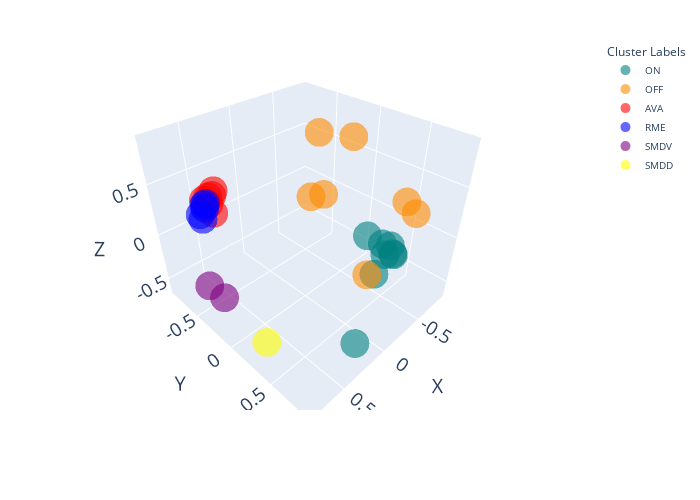

This figure's notebook cell:
### Code cell
fig = px.scatter_3d(
    data_frame=hyperbolic_df, 
    x='x', 
    y='y', 
    z='z', 
    color='cluster labels', 
    # text='cluster labels',  # assuming 'labels' column contains the point labels
    # title='ON and OFF Neurons',
    labels={'x': 'X', 'y': 'Y', 'z': 'Z'},
    color_discrete_map={'ON': 'teal', 'OFF': '#FF8C00', 'AVA': 'red', 'RME': 'blue', 'SMDV': 'purple', 'SMDD': 'yellow'}
)

fig.update_layout(
    scene=dict(
        xaxis=dict(
            tickvals=[-1, -0.5, 0, 0.5, 1],
            ticktext=['-1', '-0.5', '0', '0.5', '1'],
            title=dict(text='X', font=dict(size=20)),
            tickfont=dict(size=15)
        ),
        yaxis=dict(
            tickvals=[-1, -0.5, 0, 0.5, 1],
            ticktext=['-1', '-0.5', '0', '0.5', '1'],
            title=dict(text='Y ', font=dict(size=20)),
            tickfont=dict(size=15)
            
        ),
        zaxis=dict(
            tickvals=[-1, -0.5, 0, 0.5, 1],
            ticktext=['-1', '-0.5', '0', '0.5', '1'],
            title=dict(text='Z ', font=dict(size=20)),
            tickfont=dict(size=15)
            
        )
    ),
    legend=dict(
        title=dict(text='Cluster Labels', font=dict(size=12)),
        font=dict(size=10)
    # ),
    # title=dict(
    #     text='ON and OFF Neurons',
    #     font=dict(size=15)
    ),
    margin=dict(l=20, r=20, b=90, t=40),
    autosize=True,
    width=700,
    height=500
)

# Customize marker size and opacity for better visualization
fig.update_traces(marker=dict(size=10, opacity=0.6))




fig.show()

### Figure 1 — Plotly figure (JSON) as saved in the notebook; plotly's stock layout.template omitted (floating-point values rounded to 4 significant figures)
{"data": [{"hovertemplate": "cluster labels=ON<br>X=%{x}<br>Y=%{y}<br>Z=%{z}<extra></extra>", "legendgroup": "ON", "marker": {"color": "teal", "opacity": 0.6, "size": 10, "symbol": "circle"}, "mode": "markers", "name": "ON", "scene": "scene", "showlegend": true, "type": "scatter3d", "x": [-0.7695, -0.8189, -0.8364, -0.7612, -0.6535, -0.8656, -0.7807, 0.1874], "y": [0.402, 0.3348, 0.2307, 0.4159, 0.2951, 0.02268, 0.3108, 0.7523], "z": [-0.3809, -0.3488, -0.393, -0.3825, -0.6347, -0.4181, -0.4509, -0.5659]}, {"hovertemplate": "cluster labels=OFF<br>X=%{x}<br>Y=%{y}<br>Z=%{z}<extra></extra>", "legendgroup": "OFF", "marker": {"color": "#FF8C00", "opacity": 0.6, "size": 10, "symbol": "circle"}, "mode": "markers", "name": "OFF", "scene": "scene", "showlegend": true, "type": "scatter3d", "x": [-0.3708, -0.5469, 0.2991, -0.5436, 0.3723, 0.2815, -0.352], "y": [0.7026, -0.3766, 0.4719, 0.7, 0.428, 0.8659, 0.172], "z": [0.5146, 0.6836, 0.7691, 0.3274, 0.7642, 0.3022, 0.8775]}, {"hovertemplate": "cluster labels=AVA<br>X=%{x}<br>Y=%{y}<br>Z=%{z}<extra></extra>", "legendgroup": "AVA", "marker": {"color": "red", "opacity": 0.6, "size": 10, "symbol": "circle"}, "mode": "markers", "name": "AVA", "scene": "scene", "showlegend": true, "type": "scatter3d", "x": [0.3836, 0.3269, 0.3916, 0.4815, 0.3373, 0.3105], "y": [-0.8439, -0.8704, -0.8317, -0.7606, -0.8671, -0.8662], "z": [0.1379, 0.1933, 0.2246, 0.261, 0.004674, 0.2377]}, {"hovertemplate": "cluster labels=RME<br>X=%{x}<br>Y=%{y}<br>Z=%{z}<extra></extra>", "legendgroup": "RME", "marker": {"color": "blue", "opacity": 0.6, "size": 10, "symbol": "circle"}, "mode": "markers", "name": "RME", "scene": "scene", "showlegend": true, "type": "scatter3d", "x": [0.4352, 0.4568, 0.5014, 0.5294, 0.4521], "y": [-0.816, -0.8092, -0.7863, -0.7709, -0.8119], "z": [0.1808, 0.1773, 0.05692, 0.1263, 0.1416]}, {"hovertemplate": "cluster labels=SMDV<br>X=%{x}<br>Y=%{y}<br>Z=%{z}<extra></extra>", "legendgroup": "SMDV", "marker": {"color": "purple", "opacity": 0.6, "size": 10, "symbol": "circle"}, "mode": "markers", "name": "SMDV", "scene": "scene", "showlegend": true, "type": "scatter3d", "x": [0.6046, 0.707], "y": [-0.4429, -0.489], "z": [-0.5937, -0.4094]}, {"hovertemplate": "cluster labels=SMDD<br>X=%{x}<br>Y=%{y}<br>Z=%{z}<extra></extra>", "legendgroup": "SMDD", "marker": {"color": "yellow", "opacity": 0.6, "size": 10, "symbol": "circle"}, "mode": "markers", "name": "SMDD", "scene": "scene", "showlegend": true, "type": "scatter3d", "x": [0.8153], "y": [0.4142], "z": [-0.3092]}], "layout": {"autosize": true, "height": 500, "legend": {"font": {"size": 10}, "title": {"font": {"size": 12}, "text": "Cluster Labels"}, "tracegroupgap": 0}, "margin": {"b": 90, "l": 20, "r": 20, "t": 40}, "scene": {"domain": {"x": [0, 1], "y": [0, 1]}, "xaxis": {"tickfont": {"size": 15}, "ticktext": ["-1", "-0.5", "0", "0.5", "1"], "tickvals": [-1, -0.5, 0, 0.5, 1], "title": {"font": {"size": 20}, "text": "X"}}, "yaxis": {"tickfont": {"size": 15}, "ticktext": ["-1", "-0.5", "0", "0.5", "1"], "tickvals": [-1, -0.5, 0, 0.5, 1], "title": {"font": {"size": 20}, "text": "Y "}}, "zaxis": {"tickfont": {"size": 15}, "ticktext": ["-1", "-0.5", "0", "0.5", "1"], "tickvals": [-1, -0.5, 0, 0.5, 1], "title": {"font": {"size": 20}, "text": "Z "}}}, "width": 700}}
